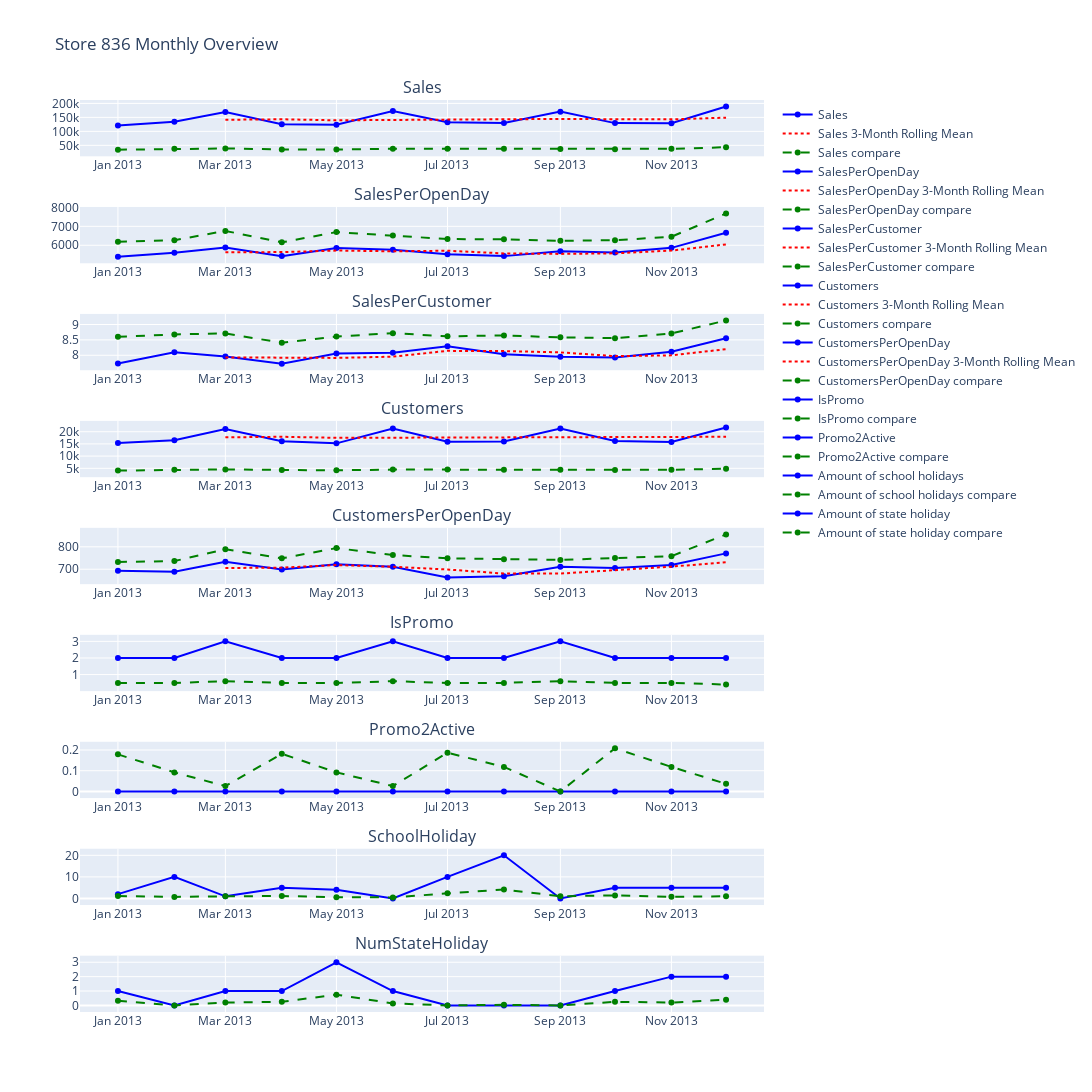

The cell this chart's notebook holds for it:
### Code cell
# plot the monthly overview with comparison

df_store = monthly_summary_df_store

df_store_compare = df[(df['Store'] != StoreId) & (df['Date'] >= StartDate) & (df['Date'] <= EndDate) & (df['StoreType'] == StoreType) & (df['Assortment'] == Assortment)]


monthly_summary_df_store_all = df_store_compare.groupby(['Year', 'Month']).agg(
    {
        'Sales': 'mean',
        'SalesPerOpenDay': 'mean',
        'SalesPerCustomer': 'mean',
        'Customers': 'mean',
        'CustomersPerOpenDay': 'mean',
        'IsPromo': 'mean', 
        'Promo2Active': 'mean',
        'SchoolHoliday': 'mean',
        'NumStateHoliday': 'mean'
    }
).reset_index()

# Add a new 'Date' column representing the first day of each month
monthly_summary_df_store_all['Date'] = pd.to_datetime(monthly_summary_df_store_all['Year'].astype(str) + '-' + monthly_summary_df_store_all['Month'].astype(str) + '-01')

# Reorder columns
monthly_summary_df_store_all = monthly_summary_df_store_all[['Date', 'Year', 'Month', 'Sales', 'SalesPerOpenDay', 'SalesPerCustomer', 'Customers', 'CustomersPerOpenDay', 'IsPromo', 'Promo2Active', 'SchoolHoliday', 'NumStateHoliday']]
mean_df = monthly_summary_df_store_all


rolling_mean_window = 3

# Suppress all warnings in the current cell
with warnings.catch_warnings():
	warnings.simplefilter("ignore")
	# Calculate the rolling mean for the last X Months for each column
	df_store['Sales_rolling_mean'] = df_store['Sales'].rolling(window=rolling_mean_window).mean()
	df_store['SalesPerOpenDay_rolling_mean'] = df_store['SalesPerOpenDay'].rolling(window=rolling_mean_window).mean()
	df_store['SalesPerCustomer_rolling_mean'] = df_store['SalesPerCustomer'].rolling(window=rolling_mean_window).mean()
	df_store['Customers_rolling_mean'] = df_store['Customers'].rolling(window=rolling_mean_window).mean()
	df_store['CustomersPerOpenDay_rolling_mean'] = df_store['CustomersPerOpenDay'].rolling(window=rolling_mean_window).mean()

# Create a subplot grid
fig = make_subplots(rows=9, cols=1, subplot_titles=('Sales', 'SalesPerOpenDay', 'SalesPerCustomer', 'Customers', 'CustomersPerOpenDay', 'IsPromo', 'Promo2Active', 'SchoolHoliday', 'NumStateHoliday'))

# Add the original and rolling mean plots to the subplot grid
# Sales
fig.add_trace(go.Scatter(x=df_store['Date'], y=df_store['Sales'], mode='lines+markers', name='Sales', line=dict(color='blue')), row=1, col=1)
fig.add_trace(go.Scatter(x=df_store['Date'], y=df_store['Sales_rolling_mean'], mode='lines', name=f'Sales {rolling_mean_window}-Month Rolling Mean', line=dict(dash='dot', color='red')), row=1, col=1)
fig.add_trace(go.Scatter(x=mean_df['Date'], y=mean_df['Sales'], mode='lines+markers', name='Sales compare', line=dict(dash='dash', color='green')), row=1, col=1)

# SalesPerOpenDay
fig.add_trace(go.Scatter(x=df_store['Date'], y=df_store['SalesPerOpenDay'], mode='lines+markers', name='SalesPerOpenDay', line=dict(color='blue')), row=2, col=1)
fig.add_trace(go.Scatter(x=df_store['Date'], y=df_store['SalesPerOpenDay_rolling_mean'], mode='lines', name=f'SalesPerOpenDay {rolling_mean_window}-Month Rolling Mean', line=dict(dash='dot', color='red')), row=2, col=1)
fig.add_trace(go.Scatter(x=mean_df['Date'], y=mean_df['SalesPerOpenDay'], mode='lines+markers', name='SalesPerOpenDay compare', line=dict(dash='dash', color='green')), row=2, col=1)

# SalesPerCustomer
fig.add_trace(go.Scatter(x=df_store['Date'], y=df_store['SalesPerCustomer'], mode='lines+markers', name='SalesPerCustomer', line=dict(color='blue')), row=3, col=1)
fig.add_trace(go.Scatter(x=df_store['Date'], y=df_store['SalesPerCustomer_rolling_mean'], mode='lines', name=f'SalesPerCustomer {rolling_mean_window}-Month Rolling Mean', line=dict(dash='dot', color='red')), row=3, col=1)
fig.add_trace(go.Scatter(x=mean_df['Date'], y=mean_df['SalesPerCustomer'], mode='lines+markers', name='SalesPerCustomer compare', line=dict(dash='dash', color='green')), row=3, col=1)

# Customers
fig.add_trace(go.Scatter(x=df_store['Date'], y=df_store['Customers'], mode='lines+markers', name='Customers', line=dict(color='blue')), row=4, col=1)
fig.add_trace(go.Scatter(x=df_store['Date'], y=df_store['Customers_rolling_mean'], mode='lines', name=f'Customers {rolling_mean_window}-Month Rolling Mean', line=dict(dash='dot', color='red')), row=4, col=1)
fig.add_trace(go.Scatter(x=mean_df['Date'], y=mean_df['Customers'], mode='lines+markers', name='Customers compare', line=dict(dash='dash', color='green')), row=4, col=1)

# CustomersPerOpenDay
fig.add_trace(go.Scatter(x=df_store['Date'], y=df_store['CustomersPerOpenDay'], mode='lines+markers', name='CustomersPerOpenDay', line=dict(color='blue')), row=5, col=1)
fig.add_trace(go.Scatter(x=df_store['Date'], y=df_store['CustomersPerOpenDay_rolling_mean'], mode='lines', name=f'CustomersPerOpenDay {rolling_mean_window}-Month Rolling Mean', line=dict(dash='dot', color='red')), row=5, col=1)
fig.add_trace(go.Scatter(x=mean_df['Date'], y=mean_df['CustomersPerOpenDay'], mode='lines+markers', name='CustomersPerOpenDay compare', line=dict(dash='dash', color='green')), row=5, col=1)

# IsPromo
fig.add_trace(go.Scatter(x=df_store['Date'], y=df_store['IsPromo'], mode='lines+markers', name='IsPromo', line=dict(color='blue')), row=6, col=1)
fig.add_trace(go.Scatter(x=mean_df['Date'], y=mean_df['IsPromo'], mode='lines+markers', name='IsPromo compare', line=dict(dash='dash', color='green')), row=6, col=1)

# Promo2Active
fig.add_trace(go.Scatter(x=df_store['Date'], y=df_store['Promo2Active'], mode='lines+markers', name='Promo2Active', line=dict(color='blue')), row=7, col=1)
fig.add_trace(go.Scatter(x=mean_df['Date'], y=mean_df['Promo2Active'], mode='lines+markers', name='Promo2Active compare', line=dict(dash='dash', color='green')), row=7, col=1)

# SchoolHoliday
fig.add_trace(go.Scatter(x=df_store['Date'], y=df_store['SchoolHoliday'], mode='lines+markers', name='Amount of school holidays', line=dict(color='blue')), row=8, col=1)
fig.add_trace(go.Scatter(x=mean_df['Date'], y=mean_df['SchoolHoliday'], mode='lines+markers', name='Amount of school holidays compare', line=dict(dash='dash', color='green')), row=8, col=1)

# NumStateHoliday
fig.add_trace(go.Scatter(x=df_store['Date'], y=df_store['NumStateHoliday'], mode='lines+markers', name='Amount of state holiday', line=dict(color='blue')), row=9, col=1)
fig.add_trace(go.Scatter(x=mean_df['Date'], y=mean_df['NumStateHoliday'], mode='lines+markers', name='Amount of state holiday compare', line=dict(dash='dash', color='green')), row=9, col=1)

# Update layout (set layout properties and show the legend)
fig.update_layout(height=1800, width=1400, title_text=f"Store {StoreId} Monthly Overview", showlegend=True)

# Show the figure
print( '\033[1m' + 'Info: The compare numbers are the average of the same store type and assortment'+ '\033[0m')
fig.show()

### Figure 1 — Plotly figure (JSON) as saved in the notebook; plotly's stock layout.template omitted (floating-point values rounded to 4 significant figures)
{"data": [{"line": {"color": "blue"}, "mode": "lines+markers", "name": "Sales", "type": "scatter", "x": ["2013-01-01T00:00:00", "2013-02-01T00:00:00", "2013-03-01T00:00:00", "2013-04-01T00:00:00", "2013-05-01T00:00:00", "2013-06-01T00:00:00", "2013-07-01T00:00:00", "2013-08-01T00:00:00", "2013-09-01T00:00:00", "2013-10-01T00:00:00", "2013-11-01T00:00:00", "2013-12-01T00:00:00"], "xaxis": "x", "y": [120559, 134587, 169388, 125464, 123694, 172890, 132511, 130250, 170533, 129458, 128735, 188632], "yaxis": "y"}, {"line": {"color": "red", "dash": "dot"}, "mode": "lines", "name": "Sales 3-Month Rolling Mean", "type": "scatter", "x": ["2013-01-01T00:00:00", "2013-02-01T00:00:00", "2013-03-01T00:00:00", "2013-04-01T00:00:00", "2013-05-01T00:00:00", "2013-06-01T00:00:00", "2013-07-01T00:00:00", "2013-08-01T00:00:00", "2013-09-01T00:00:00", "2013-10-01T00:00:00", "2013-11-01T00:00:00", "2013-12-01T00:00:00"], "xaxis": "x", "y": [null, null, 141500.0, 143100.0, 139500.0, 140700.0, 143000.0, 145217, 144400.0, 143400.0, 142900.0, 148900.0], "yaxis": "y"}, {"line": {"color": "green", "dash": "dash"}, "mode": "lines+markers", "name": "Sales compare", "type": "scatter", "x": ["2013-01-01T00:00:00", "2013-02-01T00:00:00", "2013-03-01T00:00:00", "2013-04-01T00:00:00", "2013-05-01T00:00:00", "2013-06-01T00:00:00", "2013-07-01T00:00:00", "2013-08-01T00:00:00", "2013-09-01T00:00:00", "2013-10-01T00:00:00", "2013-11-01T00:00:00", "2013-12-01T00:00:00"], "xaxis": "x", "y": [34310.0, 37530.0, 38860.0, 35500.0, 35250.0, 38020.0, 37790.0, 37400.0, 37290.0, 36090.0, 37520.0, 43310.0], "yaxis": "y"}, {"line": {"color": "blue"}, "mode": "lines+markers", "name": "SalesPerOpenDay", "type": "scatter", "x": ["2013-01-01T00:00:00", "2013-02-01T00:00:00", "2013-03-01T00:00:00", "2013-04-01T00:00:00", "2013-05-01T00:00:00", "2013-06-01T00:00:00", "2013-07-01T00:00:00", "2013-08-01T00:00:00", "2013-09-01T00:00:00", "2013-10-01T00:00:00", "2013-11-01T00:00:00", "2013-12-01T00:00:00"], "xaxis": "x2", "y": [5397.0, 5608.0, 5887.0, 5427.0, 5852.0, 5763, 5521.0, 5427.0, 5684.0, 5612.0, 5864.0, 6659.0], "yaxis": "y2"}, {"line": {"color": "red", "dash": "dot"}, "mode": "lines", "name": "SalesPerOpenDay 3-Month Rolling Mean", "type": "scatter", "x": ["2013-01-01T00:00:00", "2013-02-01T00:00:00", "2013-03-01T00:00:00", "2013-04-01T00:00:00", "2013-05-01T00:00:00", "2013-06-01T00:00:00", "2013-07-01T00:00:00", "2013-08-01T00:00:00", "2013-09-01T00:00:00", "2013-10-01T00:00:00", "2013-11-01T00:00:00", "2013-12-01T00:00:00"], "xaxis": "x2", "y": [null, null, 5630.0, 5640.0, 5722.0, 5681.0, 5712.0, 5570.0, 5544.0, 5575.0, 5720.0, 6045], "yaxis": "y2"}, {"line": {"color": "green", "dash": "dash"}, "mode": "lines+markers", "name": "SalesPerOpenDay compare", "type": "scatter", "x": ["2013-01-01T00:00:00", "2013-02-01T00:00:00", "2013-03-01T00:00:00", "2013-04-01T00:00:00", "2013-05-01T00:00:00", "2013-06-01T00:00:00", "2013-07-01T00:00:00", "2013-08-01T00:00:00", "2013-09-01T00:00:00", "2013-10-01T00:00:00", "2013-11-01T00:00:00", "2013-12-01T00:00:00"], "xaxis": "x2", "y": [6180.0, 6265.0, 6758.0, 6154.0, 6695.0, 6510.0, 6330.0, 6314.0, 6235.0, 6268.0, 6449.0, 7676.0], "yaxis": "y2"}, {"line": {"color": "blue"}, "mode": "lines+markers", "name": "SalesPerCustomer", "type": "scatter", "x": ["2013-01-01T00:00:00", "2013-02-01T00:00:00", "2013-03-01T00:00:00", "2013-04-01T00:00:00", "2013-05-01T00:00:00", "2013-06-01T00:00:00", "2013-07-01T00:00:00", "2013-08-01T00:00:00", "2013-09-01T00:00:00", "2013-10-01T00:00:00", "2013-11-01T00:00:00", "2013-12-01T00:00:00"], "xaxis": "x3", "y": [7.732, 8.101, 7.959, 7.727, 8.057, 8.079, 8.295, 8.037, 7.951, 7.928, 8.114, 8.554], "yaxis": "y3"}, {"line": {"color": "red", "dash": "dot"}, "mode": "lines", "name": "SalesPerCustomer 3-Month Rolling Mean", "type": "scatter", "x": ["2013-01-01T00:00:00", "2013-02-01T00:00:00", "2013-03-01T00:00:00", "2013-04-01T00:00:00", "2013-05-01T00:00:00", "2013-06-01T00:00:00", "2013-07-01T00:00:00", "2013-08-01T00:00:00", "2013-09-01T00:00:00", "2013-10-01T00:00:00", "2013-11-01T00:00:00", "2013-12-01T00:00:00"], "xaxis": "x3", "y": [null, null, 7.931, 7.929, 7.914, 7.954, 8.144, 8.137, 8.094, 7.972, 7.998, 8.198], "yaxis": "y3"}, {"line": {"color": "green", "dash": "dash"}, "mode": "lines+markers", "name": "SalesPerCustomer compare", "type": "scatter", "x": ["2013-01-01T00:00:00", "2013-02-01T00:00:00", "2013-03-01T00:00:00", "2013-04-01T00:00:00", "2013-05-01T00:00:00", "2013-06-01T00:00:00", "2013-07-01T00:00:00", "2013-08-01T00:00:00", "2013-09-01T00:00:00", "2013-10-01T00:00:00", "2013-11-01T00:00:00", "2013-12-01T00:00:00"], "xaxis": "x3", "y": [8.598, 8.679, 8.709, 8.407, 8.607, 8.719, 8.615, 8.646, 8.582, 8.556, 8.709, 9.13], "yaxis": "y3"}, {"line": {"color": "blue"}, "mode": "lines+markers", "name": "Customers", "type": "scatter", "x": ["2013-01-01T00:00:00", "2013-02-01T00:00:00", "2013-03-01T00:00:00", "2013-04-01T00:00:00", "2013-05-01T00:00:00", "2013-06-01T00:00:00", "2013-07-01T00:00:00", "2013-08-01T00:00:00", "2013-09-01T00:00:00", "2013-10-01T00:00:00", "2013-11-01T00:00:00", "2013-12-01T00:00:00"], "xaxis": "x4", "y": [15394, 16531, 21149, 16130, 15235, 21330, 15902, 16036, 21318, 16246, 15785, 21761], "yaxis": "y4"}, {"line": {"color": "red", "dash": "dot"}, "mode": "lines", "name": "Customers 3-Month Rolling Mean", "type": "scatter", "x": ["2013-01-01T00:00:00", "2013-02-01T00:00:00", "2013-03-01T00:00:00", "2013-04-01T00:00:00", "2013-05-01T00:00:00", "2013-06-01T00:00:00", "2013-07-01T00:00:00", "2013-08-01T00:00:00", "2013-09-01T00:00:00", "2013-10-01T00:00:00", "2013-11-01T00:00:00", "2013-12-01T00:00:00"], "xaxis": "x4", "y": [null, null, 17690.0, 17940.0, 17500.0, 17565, 17489, 17756, 17752, 17870.0, 17783, 17930.0], "yaxis": "y4"}, {"line": {"color": "green", "dash": "dash"}, "mode": "lines+markers", "name": "Customers compare", "type": "scatter", "x": ["2013-01-01T00:00:00", "2013-02-01T00:00:00", "2013-03-01T00:00:00", "2013-04-01T00:00:00", "2013-05-01T00:00:00", "2013-06-01T00:00:00", "2013-07-01T00:00:00", "2013-08-01T00:00:00", "2013-09-01T00:00:00", "2013-10-01T00:00:00", "2013-11-01T00:00:00", "2013-12-01T00:00:00"], "xaxis": "x4", "y": [4046.0, 4409.0, 4548.0, 4311.0, 4175.0, 4469.0, 4472.0, 4418.0, 4434.0, 4311.0, 4406.0, 4810.0], "yaxis": "y4"}, {"line": {"color": "blue"}, "mode": "lines+markers", "name": "CustomersPerOpenDay", "type": "scatter", "x": ["2013-01-01T00:00:00", "2013-02-01T00:00:00", "2013-03-01T00:00:00", "2013-04-01T00:00:00", "2013-05-01T00:00:00", "2013-06-01T00:00:00", "2013-07-01T00:00:00", "2013-08-01T00:00:00", "2013-09-01T00:00:00", "2013-10-01T00:00:00", "2013-11-01T00:00:00", "2013-12-01T00:00:00"], "xaxis": "x5", "y": [693.5, 688.8, 733.6, 699.0, 722.6, 711, 662.6, 668.2, 710.6, 705.4, 718.4, 770.6], "yaxis": "y5"}, {"line": {"color": "red", "dash": "dot"}, "mode": "lines", "name": "CustomersPerOpenDay 3-Month Rolling Mean", "type": "scatter", "x": ["2013-01-01T00:00:00", "2013-02-01T00:00:00", "2013-03-01T00:00:00", "2013-04-01T00:00:00", "2013-05-01T00:00:00", "2013-06-01T00:00:00", "2013-07-01T00:00:00", "2013-08-01T00:00:00", "2013-09-01T00:00:00", "2013-10-01T00:00:00", "2013-11-01T00:00:00", "2013-12-01T00:00:00"], "xaxis": "x5", "y": [null, null, 705.3, 707.1, 718.4, 710.9, 698.7, 680.6, 680.4, 694.7, 711.4, 731.5], "yaxis": "y5"}, {"line": {"color": "green", "dash": "dash"}, "mode": "lines+markers", "name": "CustomersPerOpenDay compare", "type": "scatter", "x": ["2013-01-01T00:00:00", "2013-02-01T00:00:00", "2013-03-01T00:00:00", "2013-04-01T00:00:00", "2013-05-01T00:00:00", "2013-06-01T00:00:00", "2013-07-01T00:00:00", "2013-08-01T00:00:00", "2013-09-01T00:00:00", "2013-10-01T00:00:00", "2013-11-01T00:00:00", "2013-12-01T00:00:00"], "xaxis": "x5", "y": [732.4, 736.3, 789.1, 748.6, 794.3, 763.5, 748.4, 744.7, 741.5, 749.8, 758.2, 855.4], "yaxis": "y5"}, {"line": {"color": "blue"}, "mode": "lines+markers", "name": "IsPromo", "type": "scatter", "x": ["2013-01-01T00:00:00", "2013-02-01T00:00:00", "2013-03-01T00:00:00", "2013-04-01T00:00:00", "2013-05-01T00:00:00", "2013-06-01T00:00:00", "2013-07-01T00:00:00", "2013-08-01T00:00:00", "2013-09-01T00:00:00", "2013-10-01T00:00:00", "2013-11-01T00:00:00", "2013-12-01T00:00:00"], "xaxis": "x6", "y": [2, 2, 3, 2, 2, 3, 2, 2, 3, 2, 2, 2], "yaxis": "y6"}, {"line": {"color": "green", "dash": "dash"}, "mode": "lines+markers", "name": "IsPromo compare", "type": "scatter", "x": ["2013-01-01T00:00:00", "2013-02-01T00:00:00", "2013-03-01T00:00:00", "2013-04-01T00:00:00", "2013-05-01T00:00:00", "2013-06-01T00:00:00", "2013-07-01T00:00:00", "2013-08-01T00:00:00", "2013-09-01T00:00:00", "2013-10-01T00:00:00", "2013-11-01T00:00:00", "2013-12-01T00:00:00"], "xaxis": "x6", "y": [0.5, 0.5, 0.6, 0.5, 0.5, 0.6, 0.5, 0.5, 0.6, 0.5, 0.5, 0.4], "yaxis": "y6"}, {"line": {"color": "blue"}, "mode": "lines+markers", "name": "Promo2Active", "type": "scatter", "x": ["2013-01-01T00:00:00", "2013-02-01T00:00:00", "2013-03-01T00:00:00", "2013-04-01T00:00:00", "2013-05-01T00:00:00", "2013-06-01T00:00:00", "2013-07-01T00:00:00", "2013-08-01T00:00:00", "2013-09-01T00:00:00", "2013-10-01T00:00:00", "2013-11-01T00:00:00", "2013-12-01T00:00:00"], "xaxis": "x7", "y": [0, 0, 0, 0, 0, 0, 0, 0, 0, 0, 0, 0], "yaxis": "y7"}, {"line": {"color": "green", "dash": "dash"}, "mode": "lines+markers", "name": "Promo2Active compare", "type": "scatter", "x": ["2013-01-01T00:00:00", "2013-02-01T00:00:00", "2013-03-01T00:00:00", "2013-04-01T00:00:00", "2013-05-01T00:00:00", "2013-06-01T00:00:00", "2013-07-01T00:00:00", "2013-08-01T00:00:00", "2013-09-01T00:00:00", "2013-10-01T00:00:00", "2013-11-01T00:00:00", "2013-12-01T00:00:00"], "xaxis": "x7", "y": [0.1789, 0.09211, 0.02632, 0.1816, 0.09211, 0.02632, 0.1868, 0.1184, 0, 0.2079, 0.1184, 0.03684], "yaxis": "y7"}, {"line": {"color": "blue"}, "mode": "lines+markers", "name": "Amount of school holidays", "type": "scatter", "x": ["2013-01-01T00:00:00", "2013-02-01T00:00:00", "2013-03-01T00:00:00", "2013-04-01T00:00:00", "2013-05-01T00:00:00", "2013-06-01T00:00:00", "2013-07-01T00:00:00", "2013-08-01T00:00:00", "2013-09-01T00:00:00", "2013-10-01T00:00:00", "2013-11-01T00:00:00", "2013-12-01T00:00:00"], "xaxis": "x8", "y": [2, 10, 1, 5, 4, 0, 10, 20, 0, 5, 5, 5], "yaxis": "y8"}, {"line": {"color": "green", "dash": "dash"}, "mode": "lines+markers", "name": "Amount of school holidays compare", "type": "scatter", "x": ["2013-01-01T00:00:00", "2013-02-01T00:00:00", "2013-03-01T00:00:00", "2013-04-01T00:00:00", "2013-05-01T00:00:00", "2013-06-01T00:00:00", "2013-07-01T00:00:00", "2013-08-01T00:00:00", "2013-09-01T00:00:00", "2013-10-01T00:00:00", "2013-11-01T00:00:00", "2013-12-01T00:00:00"], "xaxis": "x8", "y": [1.088, 0.7289, 1.011, 1.138, 0.5934, 0.4832, 2.37, 4.168, 1.033, 1.408, 0.7454, 1.046], "yaxis": "y8"}, {"line": {"color": "blue"}, "mode": "lines+markers", "name": "Amount of state holiday", "type": "scatter", "x": ["2013-01-01T00:00:00", "2013-02-01T00:00:00", "2013-03-01T00:00:00", "2013-04-01T00:00:00", "2013-05-01T00:00:00", "2013-06-01T00:00:00", "2013-07-01T00:00:00", "2013-08-01T00:00:00", "2013-09-01T00:00:00", "2013-10-01T00:00:00", "2013-11-01T00:00:00", "2013-12-01T00:00:00"], "xaxis": "x9", "y": [1, 0, 1, 1, 3, 1, 0, 0, 0, 1, 2, 2], "yaxis": "y9"}, {"line": {"color": "green", "dash": "dash"}, "mode": "lines+markers", "name": "Amount of state holiday compare", "type": "scatter", "x": ["2013-01-01T00:00:00", "2013-02-01T00:00:00", "2013-03-01T00:00:00", "2013-04-01T00:00:00", "2013-05-01T00:00:00", "2013-06-01T00:00:00", "2013-07-01T00:00:00", "2013-08-01T00:00:00", "2013-09-01T00:00:00", "2013-10-01T00:00:00", "2013-11-01T00:00:00", "2013-12-01T00:00:00"], "xaxis": "x9", "y": [0.3217, 0, 0.2, 0.25, 0.75, 0.1395, 0, 0.04474, 0, 0.25, 0.2013, 0.4], "yaxis": "y9"}], "layout": {"annotations": [{"font": {"size": 16}, "showarrow": false, "text": "Sales", "x": 0.5, "xanchor": "center", "xref": "paper", "y": 1, "yanchor": "bottom", "yref": "paper"}, {"font": {"size": 16}, "showarrow": false, "text": "SalesPerOpenDay", "x": 0.5, "xanchor": "center", "xref": "paper", "y": 0.8827, "yanchor": "bottom", "yref": "paper"}, {"font": {"size": 16}, "showarrow": false, "text": "SalesPerCustomer", "x": 0.5, "xanchor": "center", "xref": "paper", "y": 0.7654, "yanchor": "bottom", "yref": "paper"}, {"font": {"size": 16}, "showarrow": false, "text": "Customers", "x": 0.5, "xanchor": "center", "xref": "paper", "y": 0.6481, "yanchor": "bottom", "yref": "paper"}, {"font": {"size": 16}, "showarrow": false, "text": "CustomersPerOpenDay", "x": 0.5, "xanchor": "center", "xref": "paper", "y": 0.5309, "yanchor": "bottom", "yref": "paper"}, {"font": {"size": 16}, "showarrow": false, "text": "IsPromo", "x": 0.5, "xanchor": "center", "xref": "paper", "y": 0.4136, "yanchor": "bottom", "yref": "paper"}, {"font": {"size": 16}, "showarrow": false, "text": "Promo2Active", "x": 0.5, "xanchor": "center", "xref": "paper", "y": 0.2963, "yanchor": "bottom", "yref": "paper"}, {"font": {"size": 16}, "showarrow": false, "text": "SchoolHoliday", "x": 0.5, "xanchor": "center", "xref": "paper", "y": 0.179, "yanchor": "bottom", "yref": "paper"}, {"font": {"size": 16}, "showarrow": false, "text": "NumStateHoliday", "x": 0.5, "xanchor": "center", "xref": "paper", "y": 0.06173, "yanchor": "bottom", "yref": "paper"}], "height": 1800, "showlegend": true, "title": {"text": "Store 836 Monthly Overview"}, "width": 1400, "xaxis": {"anchor": "y", "domain": [0, 1]}, "xaxis2": {"anchor": "y2", "domain": [0, 1]}, "xaxis3": {"anchor": "y3", "domain": [0, 1]}, "xaxis4": {"anchor": "y4", "domain": [0, 1]}, "xaxis5": {"anchor": "y5", "domain": [0, 1]}, "xaxis6": {"anchor": "y6", "domain": [0, 1]}, "xaxis7": {"anchor": "y7", "domain": [0, 1]}, "xaxis8": {"anchor": "y8", "domain": [0, 1]}, "xaxis9": {"anchor": "y9", "domain": [0, 1]}, "yaxis": {"anchor": "x", "domain": [0.9383, 1]}, "yaxis2": {"anchor": "x2", "domain": [0.821, 0.8827]}, "yaxis3": {"anchor": "x3", "domain": [0.7037, 0.7654]}, "yaxis4": {"anchor": "x4", "domain": [0.5864, 0.6481]}, "yaxis5": {"anchor": "x5", "domain": [0.4691, 0.5309]}, "yaxis6": {"anchor": "x6", "domain": [0.3519, 0.4136]}, "yaxis7": {"anchor": "x7", "domain": [0.2346, 0.2963]}, "yaxis8": {"anchor": "x8", "domain": [0.1173, 0.179]}, "yaxis9": {"anchor": "x9", "domain": [0, 0.06173]}}}
